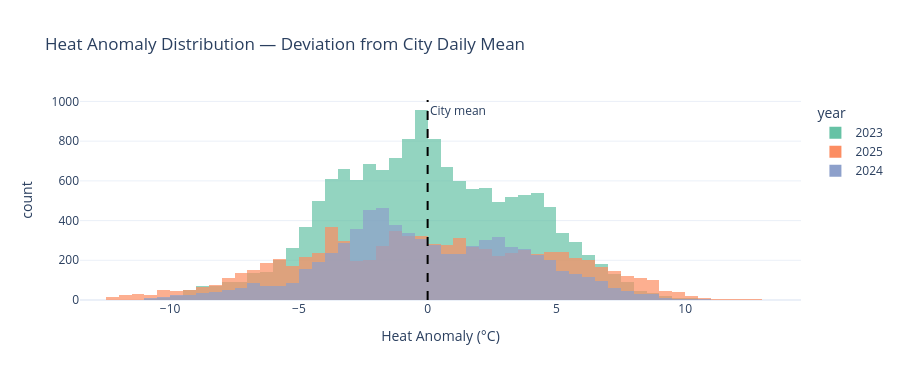

Notebook code cell kept with this figure:
### Markdown cell above
**Result:** The anomaly target has a **mean of exactly 0°C** by construction — expressing each reading relative to the city-wide daily mean forces the network-wide average deviation to zero. The **standard deviation of 4.04°C** shows meaningful spatial spread: most stations fall within ±3°C of the city mean (25th–75th percentile: −2.83 to +3.02°C). The extremes (−13.21 to +19.50°C) almost certainly reflect citizen-science sensor outliers — sensors mounted on sun-exposed walls or inside heated shelters — that survive the absolute-temperature plausibility filter but represent siting error rather than true UHI signals.

### Code cell
# ── Visual 3: Anomaly distribution ───────────────────────────────────────────
fig_a = px.histogram(
    df.sample(min(30_000, len(df)), random_state=RANDOM_STATE),
    x='temp_anomaly', color='year', nbins=80, barmode='overlay', opacity=0.7,
    color_discrete_sequence=px.colors.qualitative.Set2,
    labels={'temp_anomaly':'Heat Anomaly (°C)'},
    title='Heat Anomaly Distribution — Deviation from City Daily Mean',
    template='plotly_white', height=380
)
fig_a.add_vline(x=0, line_dash='dash', line_color='black',
                annotation_text='City mean')
fig_a.show()

# ── Visual 4: Hotspot station map ─────────────────────────────────────────────
stn_anom = (
    df.groupby(['ID','LATITUDE','LONGITUDE','ALTITUDE'])['temp_anomaly']
      .mean().reset_index().rename(columns={'temp_anomaly':'mean_anomaly'})
)
fig_stn = px.scatter_mapbox(
    stn_anom, lat='LATITUDE', lon='LONGITUDE',
    color='mean_anomaly',
    size=np.abs(stn_anom['mean_anomaly']) + 0.3,
    color_continuous_scale='RdBu_r', color_continuous_midpoint=0,
    hover_name='ID',
    hover_data={'mean_anomaly':':.3f','ALTITUDE':True},
    zoom=12, mapbox_style='carto-positron',
    title='Mean Heat Anomaly per Station — Red=Hotspot, Blue=Cool',
    height=520
)
fig_stn.show()

### Figure 1 — Plotly figure (JSON) as saved in the notebook; plotly's stock layout.template omitted (floating-point values rounded to 4 significant figures; data arrays with more than 128 entries replaced by an {"elided": "..."} marker saying what was removed)
{"data": [{"bingroup": "x", "hovertemplate": "year=2023<br>Heat Anomaly (°C)=%{x}<br>count=%{y}<extra></extra>", "legendgroup": "2023", "marker": {"color": "rgb(102,194,165)", "opacity": 0.7, "pattern": {"shape": ""}}, "name": "2023", "nbinsx": 80, "orientation": "v", "showlegend": true, "type": "histogram", "x": {"elided": "14842 float values"}, "xaxis": "x", "yaxis": "y"}, {"bingroup": "x", "hovertemplate": "year=2025<br>Heat Anomaly (°C)=%{x}<br>count=%{y}<extra></extra>", "legendgroup": "2025", "marker": {"color": "rgb(252,141,98)", "opacity": 0.7, "pattern": {"shape": ""}}, "name": "2025", "nbinsx": 80, "orientation": "v", "showlegend": true, "type": "histogram", "x": {"elided": "8151 float values"}, "xaxis": "x", "yaxis": "y"}, {"bingroup": "x", "hovertemplate": "year=2024<br>Heat Anomaly (°C)=%{x}<br>count=%{y}<extra></extra>", "legendgroup": "2024", "marker": {"color": "rgb(141,160,203)", "opacity": 0.7, "pattern": {"shape": ""}}, "name": "2024", "nbinsx": 80, "orientation": "v", "showlegend": true, "type": "histogram", "x": {"elided": "7007 float values"}, "xaxis": "x", "yaxis": "y"}], "layout": {"annotations": [{"showarrow": false, "text": "City mean", "x": 0, "xanchor": "left", "xref": "x", "y": 1, "yanchor": "top", "yref": "y domain"}], "barmode": "overlay", "height": 380, "legend": {"title": {"text": "year"}, "tracegroupgap": 0}, "shapes": [{"line": {"color": "black", "dash": "dash"}, "type": "line", "x0": 0, "x1": 0, "xref": "x", "y0": 0, "y1": 1, "yref": "y domain"}], "title": {"text": "Heat Anomaly Distribution — Deviation from City Daily Mean"}, "xaxis": {"anchor": "y", "domain": [0, 1], "title": {"text": "Heat Anomaly (°C)"}}, "yaxis": {"anchor": "x", "domain": [0, 1], "title": {"text": "count"}}}}
